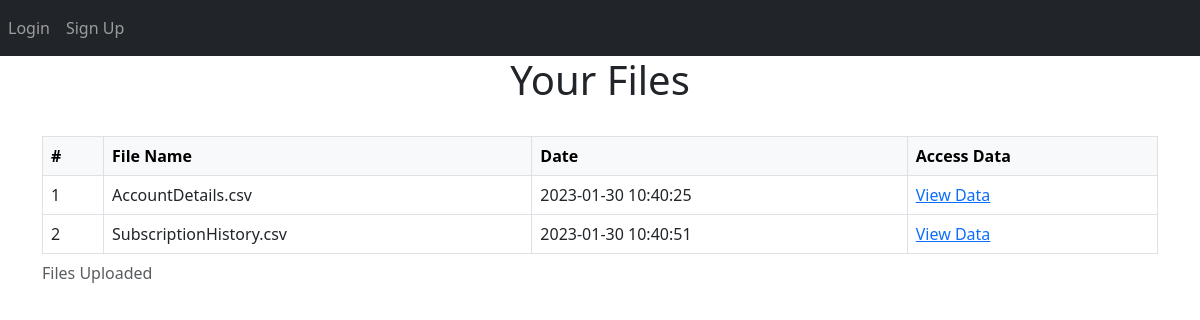
The app's page /data_analytics, older data.
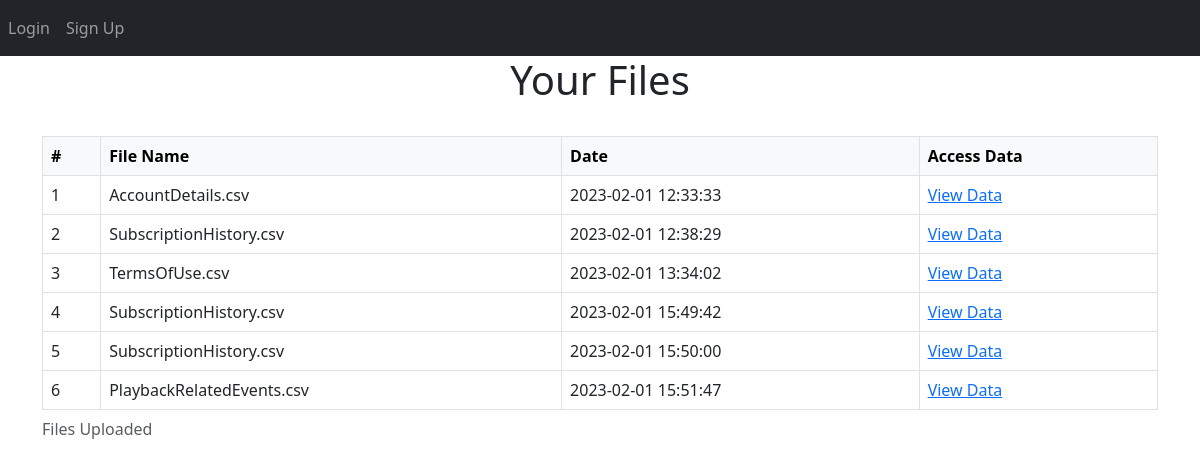
The same page, newer data.
### Website/models.py (models this page shows)
class File(db.Model):
    id = db.Column(db.Integer, primary_key=True)
    data = db.Column(db.String(10000))
    date = db.Column(db.DateTime(timezone=True), default=func.now())
    user_id = db.Column(db.Integer, db.ForeignKey('user.id'))

### Website/views.py (the view)
@views.route('data_analytics', methods=["POST", "GET"])
def data_analytics():
    examples = File.query.all()
    return render_template("data_analytics.html", user=current_user, examples=examples)

### Website/templates/data_analytics.html
{% extends 'base.html' %} {% block title %}Home{% endblock %}
{% block content %}
<h1 align="center" >Your Files</h1>
<br />
<table class="table table-bordered table-hover">
    <caption> Files Uploaded</caption>
    <tr>
        <th class="table-light"> # </th>
        <th class="table-light">File Name</th>
        <th class="table-light">Date</th>
        <th class="table-light">Access Data</th>
    </tr>
{% for example in examples %}
<tr>
    <td>{{ example.id }}</td>
    <td>{{ example.data }}</td>
    <td>{{ example.date }}</td>
    <td><a href="{{ url_for('views.view_file', id=example.id) }}">View Data</a></td>
{%endfor%}
</table>
{% endblock %}

### Website/templates/base.html (shortened to what this page needs)
<html lang="en">
<head>
    <link href="https://cdn.jsdelivr.net/npm/bootstrap@5.3.0-alpha1/dist/css/bootstrap.min.css" rel="stylesheet">
</head>
<body>
    <nav class="navbar navbar-expand-lg navbar-dark bg-dark">
        <div class="collapse navbar-collapse" id="navbar">
          <div class="navbar-nav">
            {% if user.is_authenticated %}
            <a class="nav-item nav-link" id="home"  href="/">Welcome back: <strong>{{user.email}}</strong></a>
            <a class="nav-item nav-link" id="logout" href="/logout">Logout</a>
            <a class="nav-item nav-link" id="data_analytics" href="/data_analytics">Data Analytics</a>
            {% else %}
            <a class="nav-item nav-link" id="login" href="/login">Login</a>
            <a class="nav-item nav-link" id="signUp" href="/sign-up">Sign Up</a>
            {% endif %}
          </div>
        </div>
      </nav>
      <div class="container">
        {% block content %}{% endblock %}
      </div>
</body>
</html>

Row changes from the older to the newer data that the page shows:
changed File "AccountDetails.csv": date "2023-01-30 10:40:25" → "2023-02-01 12:33:33"
changed File id 2: date "2023-01-30 10:40:51" → "2023-02-01 12:38:29"
added File: id "3", data "TermsOfUse.csv", date "2023-02-01 13:34:02"
added File: id "4", data "SubscriptionHistory.csv", date "2023-02-01 15:49:42"
added File: id "5", data "SubscriptionHistory.csv", date "2023-02-01 15:50:00"
added File: id "6", data "PlaybackRelatedEvents.csv", date "2023-02-01 15:51:47"
